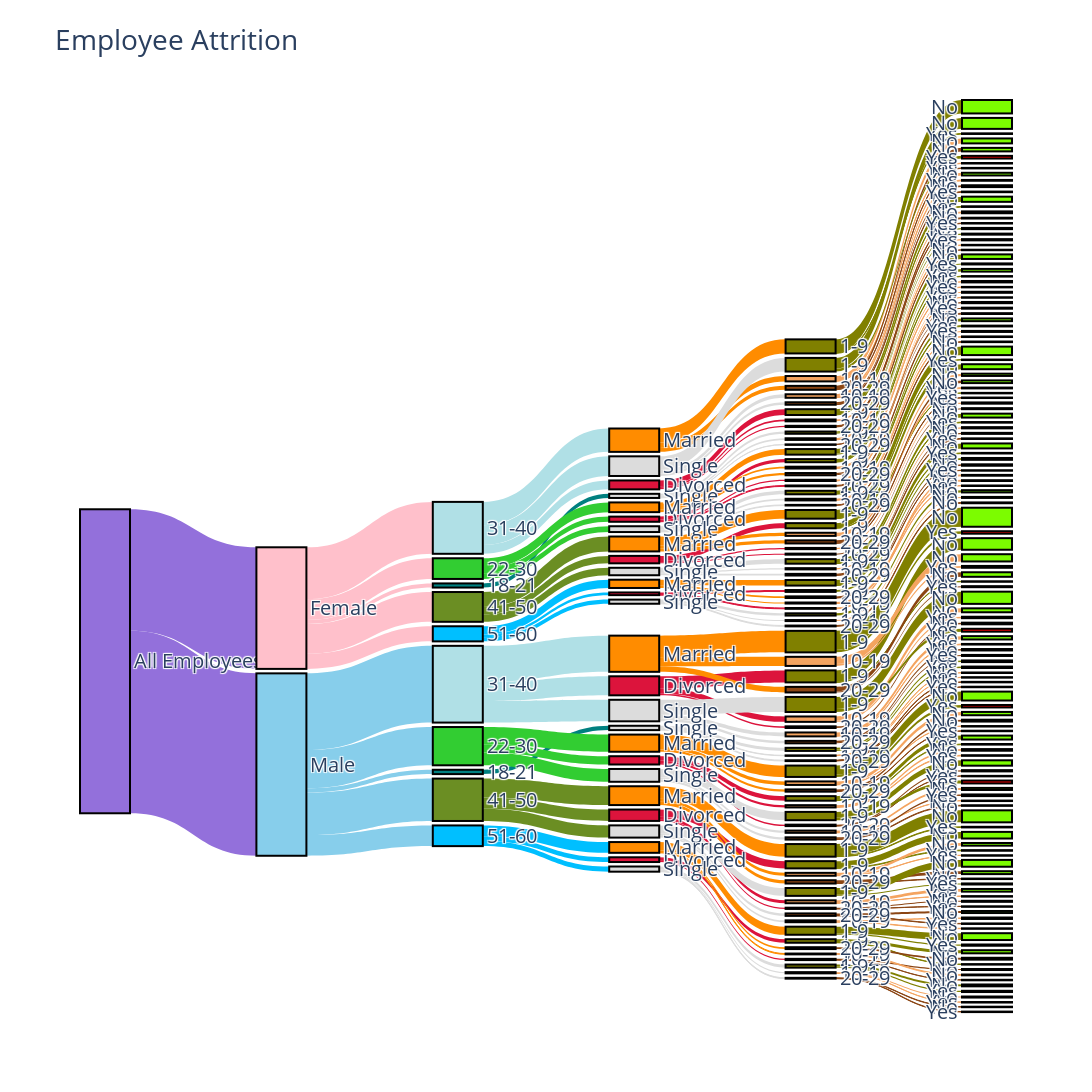

This figure's notebook cell:
### Code cell
fig = go.Figure(data=[go.Sankey(
    arrangement='freeform',
    node = dict(
      pad = 100,
      thickness = 50,
      line = dict(color = "black", width = 2),
      label = label_array,
      color=node_colors,
      
    ),
    link = dict(
      source = links_dict["source"], 
      target = links_dict["target"],
      value = links_dict["value"],
      color = link_colors,
      customdata=links['percentage'],
      hovertemplate=hovertemplate
  ))])


fig.update_layout(width=4096, height=2160, hovermode = 'x')
fig.update_layout(title_text="Employee Attrition", font_size=20)
fig.show()

### Figure 1 — Plotly figure (JSON) as saved in the notebook; plotly's stock layout.template omitted (floating-point values rounded to 4 significant figures; data arrays with more than 128 entries replaced by an {"elided": "..."} marker saying what was removed)
{"data": [{"arrangement": "freeform", "link": {"color": {"elided": "251 str values"}, "customdata": {"elided": "251 float values"}, "hovertemplate": "Value: %{value}<br>Percentage: %{customdata:.2f}%<extra></extra>", "source": {"elided": "251 int values"}, "target": {"elided": "251 int values"}, "value": {"elided": "251 int values"}}, "node": {"color": {"elided": "252 str values"}, "label": {"elided": "252 str values"}, "line": {"color": "black", "width": 2}, "pad": 100, "thickness": 50}, "type": "sankey"}], "layout": {"font": {"size": 20}, "height": 2160, "hovermode": "x", "title": {"text": "Employee Attrition"}, "width": 4096}}
